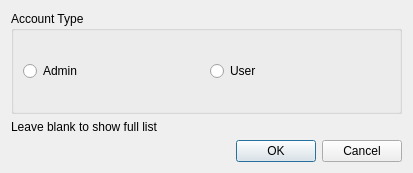
<?xml version="1.0" encoding="UTF-8"?>
<ui version="4.0">
 <class>FilterUserForLibrarianDialog</class>
 <widget class="QDialog" name="FilterUserForLibrarianDialog">
  <property name="geometry">
   <rect>
    <x>0</x>
    <y>0</y>
    <width>413</width>
    <height>173</height>
   </rect>
  </property>
  <property name="windowTitle">
   <string>Filter</string>
  </property>
  <layout class="QVBoxLayout" name="verticalLayout_2">
   <item>
    <layout class="QVBoxLayout" name="verticalLayout_4" stretch="2,0,0">
     <item>
      <widget class="QGroupBox" name="groupBox_AccType">
       <property name="title">
        <string>Account Type</string>
       </property>
       <layout class="QHBoxLayout" name="horizontalLayout">
        <item>
         <widget class="QRadioButton" name="radioButton_Admin">
          <property name="text">
           <string>Admin</string>
          </property>
         </widget>
        </item>
        <item>
         <widget class="QRadioButton" name="radioButton_User">
          <property name="text">
           <string>User</string>
          </property>
         </widget>
        </item>
       </layout>
      </widget>
     </item>
     <item>
      <widget class="QLabel" name="label">
       <property name="text">
        <string>Leave blank to show full list</string>
       </property>
      </widget>
     </item>
     <item>
      <widget class="QDialogButtonBox" name="buttonBox">
       <property name="orientation">
        <enum>Qt::Orientation::Horizontal</enum>
       </property>
       <property name="standardButtons">
        <set>QDialogButtonBox::StandardButton::Cancel|QDialogButtonBox::StandardButton::Ok</set>
       </property>
      </widget>
     </item>
    </layout>
   </item>
  </layout>
 </widget>
 <resources/>
 <connections/>
</ui>
